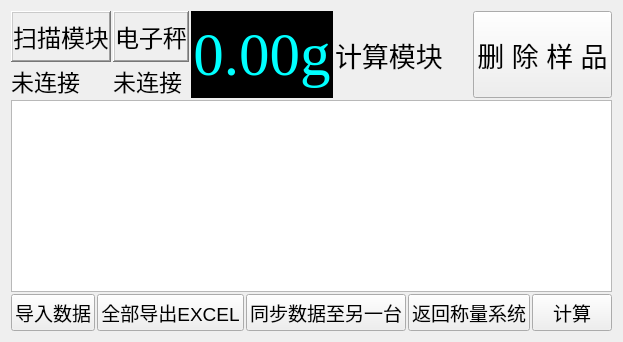
        <widget class="QWidget" name="page_5">
         <layout class="QFormLayout" name="formLayout_4">
          <item row="0" column="0" colspan="2">
           <layout class="QHBoxLayout" name="horizontalLayout_12" stretch="100,1">
            <property name="spacing">
             <number>2</number>
            </property>
            <item>
             <layout class="QVBoxLayout" name="verticalLayout_11" stretch="1,10,1">
              <property name="spacing">
               <number>2</number>
              </property>
              <item>
               <layout class="QHBoxLayout" name="horizontalLayout_11" stretch="1,1,3,3,3">
                <item>
                 <layout class="QVBoxLayout" name="verticalLayout_9">
                  <item>
                   <widget class="QLabel" name="label_33">
                    <property name="font">
                     <font>
                      <pointsize>18</pointsize>
                     </font>
                    </property>
                    <property name="frameShape">
                     <enum>QFrame::WinPanel</enum>
                    </property>
                    <property name="frameShadow">
                     <enum>QFrame::Raised</enum>
                    </property>
                    <property name="text">
                     <string>扫描模块</string>
                    </property>
                    <property name="textFormat">
                     <enum>Qt::AutoText</enum>
                    </property>
                    <property name="alignment">
                     <set>Qt::AlignHCenter|Qt::AlignTop</set>
                    </property>
                   </widget>
                  </item>
                  <item>
                   <widget class="QLabel" name="label_30">
                    <property name="font">
                     <font>
                      <pointsize>17</pointsize>
                     </font>
                    </property>
                    <property name="text">
                     <string>未连接</string>
                    </property>
                   </widget>
                  </item>
                 </layout>
                </item>
                <item>
                 <layout class="QVBoxLayout" name="verticalLayout_10">
                  <item>
                   <widget class="QLabel" name="label_32">
                    <property name="font">
                     <font>
                      <pointsize>18</pointsize>
                     </font>
                    </property>
                    <property name="frameShape">
                     <enum>QFrame::WinPanel</enum>
                    </property>
                    <property name="frameShadow">
                     <enum>QFrame::Raised</enum>
                    </property>
                    <property name="text">
                     <string>电子秤</string>
                    </property>
                    <property name="alignment">
                     <set>Qt::AlignHCenter|Qt::AlignTop</set>
                    </property>
                   </widget>
                  </item>
                  <item>
                   <widget class="QLabel" name="label_31">
                    <property name="font">
                     <font>
                      <pointsize>17</pointsize>
                     </font>
                    </property>
                    <property name="text">
                     <string>未连接</string>
                    </property>
                   </widget>
                  </item>
                 </layout>
                </item>
                <item>
                 <widget class="QLabel" name="label_Weight_2">
                  <property name="font">
                   <font>
                    <family>Times New Roman</family>
                    <pointsize>46</pointsize>
                   </font>
                  </property>
                  <property name="styleSheet">
                   <string notr="true">color: rgb(0, 255, 255);
background-color: rgb(0, 0, 0);</string>
                  </property>
                  <property name="frameShape">
                   <enum>QFrame::WinPanel</enum>
                  </property>
                  <property name="frameShadow">
                   <enum>QFrame::Raised</enum>
                  </property>
                  <property name="text">
                   <string>0.00g</string>
                  </property>
                  <property name="alignment">
                   <set>Qt::AlignCenter</set>
                  </property>
                 </widget>
                </item>
                <item>
                 <widget class="QLabel" name="label_34">
                  <property name="font">
                   <font>
                    <pointsize>20</pointsize>
                   </font>
                  </property>
                  <property name="text">
                   <string>计算模块</string>
                  </property>
                 </widget>
                </item>
                <item>
                 <widget class="QPushButton" name="pushButton_27">
                  <property name="sizePolicy">
                   <sizepolicy hsizetype="Minimum" vsizetype="Preferred">
                    <horstretch>0</horstretch>
                    <verstretch>0</verstretch>
                   </sizepolicy>
                  </property>
                  <property name="font">
                   <font>
                    <pointsize>20</pointsize>
                   </font>
                  </property>
                  <property name="text">
                   <string>删 除 样 品</string>
                  </property>
                 </widget>
                </item>
               </layout>
              </item>
              <item>
               <widget class="QTableWidget" name="tableWidget_2">
                <property name="font">
                 <font>
                  <pointsize>17</pointsize>
                 </font>
                </property>
               </widget>
              </item>
              <item>
               <layout class="QHBoxLayout" name="horizontalLayout_10">
                <item>
                 <widget class="QPushButton" name="pushButton_17">
                  <property name="sizePolicy">
                   <sizepolicy hsizetype="Minimum" vsizetype="Preferred">
                    <horstretch>0</horstretch>
                    <verstretch>0</verstretch>
                   </sizepolicy>
                  </property>
                  <property name="font">
                   <font>
                    <pointsize>14</pointsize>
                   </font>
                  </property>
                  <property name="text">
                   <string>导入数据</string>
                  </property>
                 </widget>
                </item>
                <item>
                 <widget class="QPushButton" name="pushButton_18">
                  <property name="sizePolicy">
                   <sizepolicy hsizetype="Minimum" vsizetype="Preferred">
                    <horstretch>0</horstretch>
                    <verstretch>0</verstretch>
                   </sizepolicy>
                  </property>
                  <property name="font">
                   <font>
                    <pointsize>14</pointsize>
                   </font>
                  </property>
                  <property name="text">
                   <string>全部导出EXCEL</string>
                  </property>
                 </widget>
                </item>
                <item>
                 <widget class="QPushButton" name="pushButton_32">
                  <property name="sizePolicy">
                   <sizepolicy hsizetype="Minimum" vsizetype="Preferred">
                    <horstretch>0</horstretch>
                    <verstretch>0</verstretch>
                   </sizepolicy>
                  </property>
                  <property name="font">
                   <font>
                    <pointsize>14</pointsize>
                   </font>
                  </property>
                  <property name="text">
                   <string>同步数据至另一台</string>
                  </property>
                 </widget>
                </item>
                <item>
                 <widget class="QPushButton" name="pushButton_23">
                  <property name="sizePolicy">
                   <sizepolicy hsizetype="Minimum" vsizetype="Preferred">
                    <horstretch>0</horstretch>
                    <verstretch>0</verstretch>
                   </sizepolicy>
                  </property>
                  <property name="font">
                   <font>
                    <pointsize>14</pointsize>
                   </font>
                  </property>
                  <property name="text">
                   <string>返回称量系统</string>
                  </property>
                 </widget>
                </item>
                <item>
                 <widget class="QPushButton" name="pushButton">
                  <property name="sizePolicy">
                   <sizepolicy hsizetype="Minimum" vsizetype="Preferred">
                    <horstretch>0</horstretch>
                    <verstretch>0</verstretch>
                   </sizepolicy>
                  </property>
                  <property name="font">
                   <font>
                    <pointsize>14</pointsize>
                   </font>
                  </property>
                  <property name="text">
                   <string>计算</string>
                  </property>
                 </widget>
                </item>
               </layout>
              </item>
             </layout>
            </item>
            <item>
             <layout class="QVBoxLayout" name="verticalLayout_12"/>
            </item>
           </layout>
          </item>
         </layout>
        </widget>
